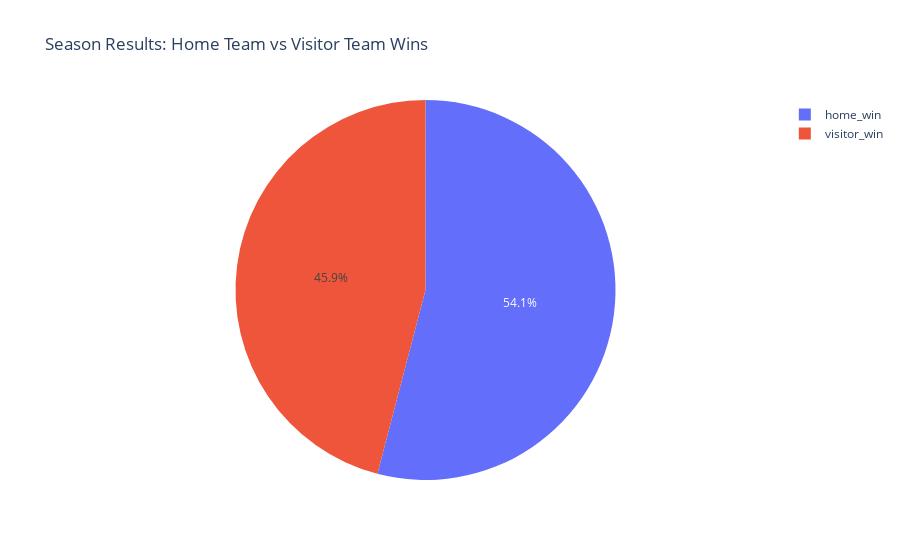

Here is the notebook cell this chart was saved with:
### Markdown cell above
赛季中比赛结果统计 - 饼图展示每个赛季主队和客队的胜利次数和比赛结果

### Code cell
# 创建新列，表示主队和客队的胜利情况
games_data['home_win'] = games_data['homeFinalScore'] > games_data['visitorFinalScore']
games_data['visitor_win'] = games_data['homeFinalScore'] < games_data['visitorFinalScore']

# 统计每个赛季中主队和客队的胜利次数
season_results = games_data.groupby(['season']).agg({
    'home_win': 'sum',
    'visitor_win': 'sum'
}).reset_index()

# 重塑数据以符合饼图格式
season_results_melted = season_results.melt(id_vars='season', var_name='Result', value_name='Wins')

# 显示饼图
fig = px.pie(season_results_melted, values='Wins', names='Result', title='Season Results: Home Team vs Visitor Team Wins',
             hover_data=['Wins'], labels={'Result': 'Game Result'})
fig.show()

### Figure 1 — Plotly figure (JSON) as saved in the notebook; plotly's stock layout.template omitted (floating-point values rounded to 4 significant figures)
{"data": [{"customdata": [[73], [62]], "domain": {"x": [0, 1], "y": [0, 1]}, "hovertemplate": "Game Result=%{label}<br>Wins=%{customdata[0]}<extra></extra>", "labels": ["home_win", "visitor_win"], "legendgroup": "", "name": "", "showlegend": true, "type": "pie", "values": [73, 62]}], "layout": {"legend": {"tracegroupgap": 0}, "title": {"text": "Season Results: Home Team vs Visitor Team Wins"}}}
